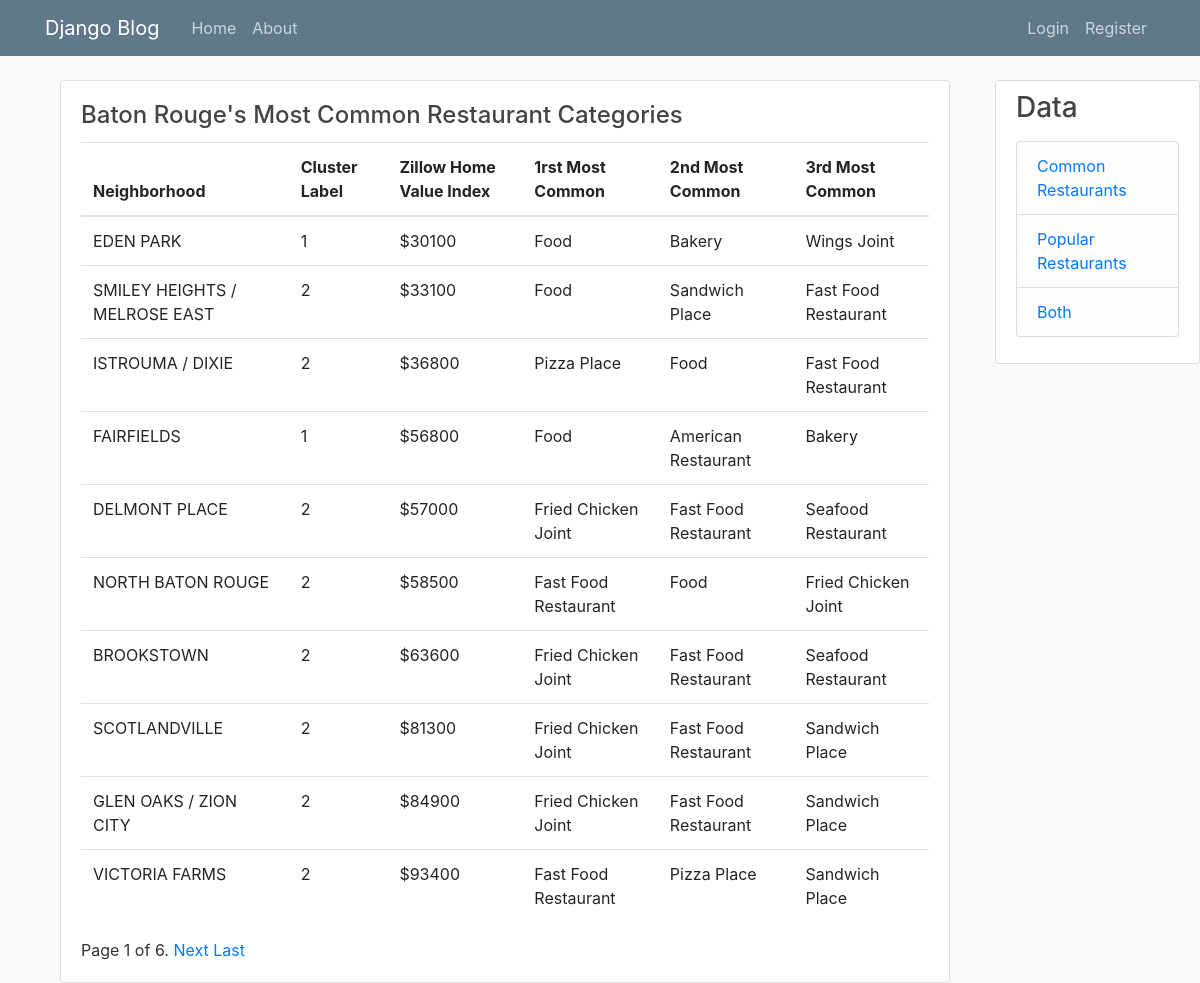
/data/common, run on the app's committed database.
### blog/models.py (models this page shows, shortened)
class Mostcommon(models.Model):
    neigh = models.ForeignKey(Neighborhood, on_delete=models.CASCADE, null=True, related_name='comRest')
    number_1st_most_common_venue = models.CharField(db_column='1st Most Common Venue', max_length=100, blank=True, null=True)
    number_2nd_most_common_venue = models.CharField(db_column='2nd Most Common Venue', max_length=100, blank=True, null=True)
    number_3rd_most_common_venue = models.CharField(db_column='3rd Most Common Venue', max_length=100, blank=True, null=True)
    number_4th_most_common_venue = models.CharField(db_column='4th Most Common Venue', max_length=100, blank=True, null=True)
    number_5th_most_common_venue = models.CharField(db_column='5th Most Common Venue', max_length=100, blank=True, null=True)
    number_6th_most_common_venue = models.CharField(db_column='6th Most Common Venue', max_length=100, blank=True, null=True)
    number_7th_most_common_venue = models.CharField(db_column='7th Most Common Venue', max_length=100, blank=True, null=True)
    number_8th_most_common_venue = models.CharField(db_column='8th Most Common Venue', max_length=100, blank=True, null=True)
    number_9th_most_common_venue = models.CharField(db_column='9th Most Common Venue', max_length=100, blank=True, null=True)
    number_10th_most_common_venue = models.CharField(db_column='10th Most Common Venue', max_length=100, blank=True, null=True)

class Neighborhood(models.Model):
    name = models.CharField(db_column='Neighborhood', max_length=100)
    cluster_label_com = models.IntegerField(db_column='Cluster Label Common', blank=True, null=True)
    cluster_label_pop = models.IntegerField(db_column='Cluster Label Popular', blank=True, null=True)
    zillow_value = models.IntegerField(db_column='Zillow Home Value Index', blank=True, null=True)

### blog/views.py (the view)
# urls.py: path('data/common', finalDataListCommon.as_view(), name='finalDataListCommon'),
class finalDataListCommon(ListView):
    paginate_by = 10
    template_name = 'blog/dataCommon.html'
    context_object_name = 'mostCommon'
    model = Mostcommon
    ordering = ['neigh']
    def get_context_data(self, **kwargs):
        context = super().get_context_data(**kwargs)
        context['Data'] = 'Data'
        context['Common'] = 'Common'
        context['links'] = ['Final', 'Data']
        return context

### blog/templates/blog/dataCommon.html (shortened to what this page needs)
{% extends "blog/base.html" %}
{% block content %}
    <div class="col-12 grid-margin stretch-card">
        <div class="card">
            <div class="card-body">
                <h4 class="card-title">Baton Rouge's Most Common Restaurant Categories</h4>
                <div class="table-responsive">
                    <table class="table table-hover">
                        <thead>
                            <tr>
                                <th>Neighborhood</th>
                                <th>Cluster Label</th>
                                <th>Zillow Home Value Index</th>
                                <th>1rst Most Common</th>
                                <th>2nd Most Common</th>
                                <th>3rd Most Common</th>
                            </tr>
                        </thead>
                        <tbody>
                            {% for data in mostCommon %}
                                <tr>
                                    <td>{{ data.neigh.name }}</td>
                                    <td>{{ data.neigh.cluster_label_com }}</td>
                                    <td>${{ data.neigh.zillow_value }}</td>
                                    <td>{{ data.number_1st_most_common_venue }}</td>
                                    <td>{{ data.number_2nd_most_common_venue }}</td>
                                    <td>{{ data.number_3rd_most_common_venue }}</td>
                                </tr>
                            {% endfor %}
                        </tbody>
                    </table>
                    <div class="pagination">
                        <span class="step-links">
                            <span class="current">
                                Page {{ page_obj.number }} of {{ page_obj.paginator.num_pages }}.
                            </span>
                            {% if page_obj.has_next %}
                                <a href="?page={{ page_obj.next_page_number }}"> Next </a>
                                <a href="?page={{ page_obj.paginator.num_pages }}"> Last </a>
                            {% endif %}
                        </span>
                    </div>
                </div>
            </div>
        </div>
    </div>
{% endblock content %}

### blog/templates/blog/base.html (shortened to what this page needs)
{% load static %}
<!DOCTYPE html>
<html>
<head>
    <link rel="stylesheet" href="https://stackpath.bootstrapcdn.com/bootstrap/4.5.2/css/bootstrap.min.css">
    <link rel="stylesheet" type="text/css" href="{% static 'blog/main.css' %}">
</head>
<body>
    <header class="site-header">
      <nav class="navbar navbar-expand-md navbar-dark bg-steel fixed-top">
        <div class="container">
          <a class="navbar-brand mr-4" href="{% url 'blog-home' %}">Django Blog</a>
          <div class="collapse navbar-collapse" id="navbarToggle">
            <div class="navbar-nav mr-auto">
              <a class="nav-item nav-link" href="{% url 'blog-home' %}">Home</a>
              <a class="nav-item nav-link" href="{% url 'blog-about' %}">About</a>
            </div>
            <div class="navbar-nav">
              {% if user.is_authenticated %}
                <a class="nav-item nav-link" href="{% url 'logout' %}">Logout</a>
              {% else %}
                <a class="nav-item nav-link" href="{% url 'login' %}">Login</a>
                <a class="nav-item nav-link" href="{% url 'register' %}">Register</a>
              {% endif %}
            </div>
          </div>
        </div>
      </nav>
    </header>
    <main role="main" class="container">
      <div class="row">
        <div class="col-md-10">
          {% block content %}{% endblock %}
        </div>
      <div class="col-md-2">
          <div class="content-section">
            <h3>Data</h3>
            <p class='text-muted'>
              <ul class="list-group">
                <li class="list-group-item list-group-item-light">
                    <a href="{% url 'finalDataListCommon' %}">Common Restaurants</a>
                </li>
                <li class="list-group-item list-group-item-light">
                    <a href="{% url 'finalDataListPopular' %}">Popular Restaurants</a>
                </li>
                <li class="list-group-item list-group-item-light">
                    <a href="{% url 'finalDataListBoth' %}">Both</a>
                </li>
              </ul>
            </p>
          </div>
        </div>
      </div>
    </main>
</body>
</html>

### blog/static/blog/main.css (style rules this page uses)
body { background: #fafafa; color: #333333; margin-top: 5rem; }
h1, h2, h3, h4, h5, h6 { color: #444444; }
ul { margin: 0; }
.bg-steel { background-color: #5f788a; }
.site-header .navbar-nav .nav-link { color: #cbd5db; }
.content-section { position: fixed; background: #ffffff; padding: 10px 20px; border: 1px solid #dddddd; border-radius: 3px; margin-bottom: 20px; }

### data on the page
Mostcommon: neigh.name "EDEN PARK", neigh.cluster_label_com "1", neigh.zillow_value "30100", number_1st_most_common_venue "Food", number_2nd_most_common_venue "Bakery", number_3rd_most_common_venue "Wings Joint"
Mostcommon: neigh.name "SMILEY HEIGHTS / MELROSE EAST", neigh.cluster_label_com "2", neigh.zillow_value "33100", number_1st_most_common_venue "Food", number_2nd_most_common_venue "Sandwich Place", number_3rd_most_common_venue "Fast Food Restaurant"
Mostcommon: neigh.name "ISTROUMA / DIXIE", neigh.cluster_label_com "2", neigh.zillow_value "36800", number_1st_most_common_venue "Pizza Place", number_2nd_most_common_venue "Food", number_3rd_most_common_venue "Fast Food Restaurant"
Mostcommon: neigh.name "FAIRFIELDS", neigh.cluster_label_com "1", neigh.zillow_value "56800", number_1st_most_common_venue "Food", number_2nd_most_common_venue "American Restaurant", number_3rd_most_common_venue "Bakery"
Mostcommon: neigh.name "DELMONT PLACE", neigh.cluster_label_com "2", neigh.zillow_value "57000", number_1st_most_common_venue "Fried Chicken Joint", number_2nd_most_common_venue "Fast Food Restaurant", number_3rd_most_common_venue "Seafood Restaurant"
Mostcommon: neigh.name "NORTH BATON ROUGE", neigh.cluster_label_com "2", neigh.zillow_value "58500", number_1st_most_common_venue "Fast Food Restaurant", number_2nd_most_common_venue "Food", number_3rd_most_common_venue "Fried Chicken Joint"
Mostcommon: neigh.name "BROOKSTOWN", neigh.cluster_label_com "2", neigh.zillow_value "63600", number_1st_most_common_venue "Fried Chicken Joint", number_2nd_most_common_venue "Fast Food Restaurant", number_3rd_most_common_venue "Seafood Restaurant"
Mostcommon: neigh.name "SCOTLANDVILLE", neigh.cluster_label_com "2", neigh.zillow_value "81300", number_1st_most_common_venue "Fried Chicken Joint", number_2nd_most_common_venue "Fast Food Restaurant", number_3rd_most_common_venue "Sandwich Place"
Mostcommon: neigh.name "GLEN OAKS / ZION CITY", neigh.cluster_label_com "2", neigh.zillow_value "84900", number_1st_most_common_venue "Fried Chicken Joint", number_2nd_most_common_venue "Fast Food Restaurant", number_3rd_most_common_venue "Sandwich Place"
Mostcommon: neigh.name "VICTORIA FARMS", neigh.cluster_label_com "2", neigh.zillow_value "93400", number_1st_most_common_venue "Fast Food Restaurant", number_2nd_most_common_venue "Pizza Place", number_3rd_most_common_venue "Sandwich Place"

### other printed values
{{ page_obj.number }} "1"
{{ page_obj.paginator.num_pages }} "6"
